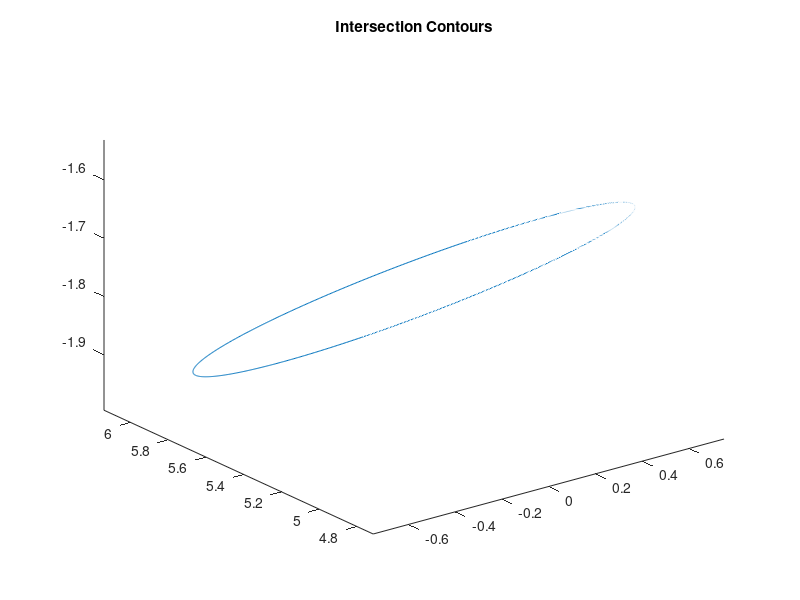

The MATLAB script that drew this image: (Note: this script raises an error after producing the figure.)
%Author : Ashwin de Silva
%Last Updated : 2018 Mar 9

%Creation of Virtual spherical Phantom and Obtaining its 2D Projections
%=========================================================================

clear all;
close all;

%get the params from the user

prompt = {'Enter Xus (cm):','Enter Yus (cm):','Enter sx (cm):'...
    'Enter sy (cm):','Enter FOV (Degrees):'...
    'Enter Angle per Frame (Degrees):','Enter R (cm):','Enter Yp (cm):'};
dlg_title = 'Input User Parameters';
num_lines = 1;
def = {'10','10','0.1','0.1','120','2','2','6'}; %default values
answer = inputdlg(prompt,dlg_title,num_lines,def);
Xus = str2double(answer(1));Yus = str2double(answer(2));
sx = str2double(answer(3));sy = str2double(answer(4));
FOV = str2double(answer(5));APF = str2double(answer(6));
R = str2double(answer(7));Yp = str2double(answer(8));

%define figures

h = figure;
image_index = 1;

%make folder 
cd ..
mkdir('Projection_Images');
cd('Projection_Images');

%define frame stack
frames = zeros(Xus/sx,Yus/sy,[]);
angulation = [];
for angle = -FOV/2 : APF : FOV/2
    %generate the parametric array 
    t = linspace(0,2*pi,1000);
    
    %convert the angle to radians
    alpha = angle*pi/180;
    
    %calculate A
    A = 1 + (tan(alpha))^2;
    
    if (R^2 - Yp^2 +  Yp^2/A < 0) 
        continue;
    end
   
    %Parametric eqautions of the intersection contours    
    x = sqrt(R^2 - Yp^2 +  Yp^2/A)*cos(t);
    y = Yp/A + sqrt(R^2 - Yp^2 +  Yp^2/A)/sqrt(A)*sin(t);
    z = y*tan(alpha);

    %Get the computed points in to a matrix
    points = [x;y;z];
    
    %plot the intersection contours
    h = plot3(points(1,:),points(2,:),points(3,:));hold on;
    title('Intersection Contours');axis tight;
    
    %compute the rotational matrix 
    Rx = rotx(-angle);
    
    %flatten the inclined contour
    points = Rx*points;
    
    %extract the X,Y coordinates from the flattened contour
    X = points(1,:);
    Y = points(2,:);
    
    %apply a shift to X coordinates
    X = X + Xus/2;
    
    %create an image pad
    image_pad = zeros(Xus/sx,Yus/sy);
    Xn = roundn(X,-1)*10;
    Yn = roundn(Y,-1)*10;
    
    %Sketch the boundary of the contour on the image pad
    for i = 1 : numel(Xn)
        image_pad(Xn(i),Yn(i)) = 255;
    end
    
    %convert the image pad matrix to uni8
    im = mat2gray(image_pad);
    
    %fill the contour interior to complete the projection image
    im = imfill(im,'holes');
    
    %save the image
    filename = 'p%d.bmp';
    filename = sprintf(filename,image_index);
    image_index = image_index + 1;
    imwrite(im,filename);
    
    %update the frame stack
    
    frames(:,:,end+1) = im;
    angulation(end+1) = angle;
end

%save the intersection contour plot and the frame stack
saveas(h,'Intersection_contours.fig');
save('frames.mat','frames','angulation');
cd ..

